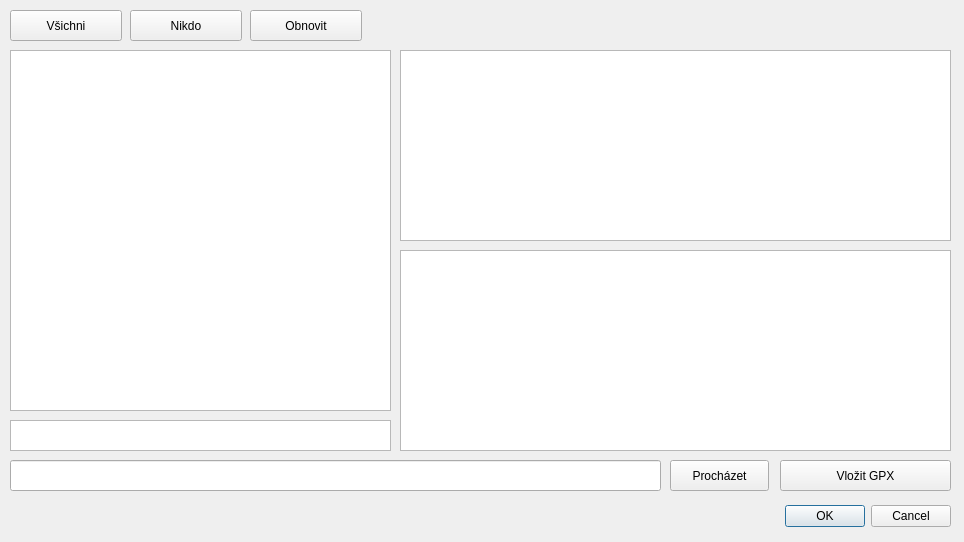
<?xml version="1.0" encoding="UTF-8"?>
<ui version="4.0">
 <class>MessageDialog</class>
 <widget class="QDialog" name="MessageDialog">
  <property name="geometry">
   <rect>
    <x>0</x>
    <y>0</y>
    <width>964</width>
    <height>542</height>
   </rect>
  </property>
  <property name="windowTitle">
   <string>Zprávy</string>
  </property>
  <widget class="QDialogButtonBox" name="buttonBox">
   <property name="geometry">
    <rect>
     <x>610</x>
     <y>500</y>
     <width>341</width>
     <height>32</height>
    </rect>
   </property>
   <property name="orientation">
    <enum>Qt::Horizontal</enum>
   </property>
   <property name="standardButtons">
    <set>QDialogButtonBox::Cancel|QDialogButtonBox::Ok</set>
   </property>
  </widget>
  <widget class="QPlainTextEdit" name="plainTextEditMessage">
   <property name="geometry">
    <rect>
     <x>10</x>
     <y>420</y>
     <width>381</width>
     <height>31</height>
    </rect>
   </property>
  </widget>
  <widget class="QPushButton" name="browseButton">
   <property name="geometry">
    <rect>
     <x>670</x>
     <y>460</y>
     <width>99</width>
     <height>31</height>
    </rect>
   </property>
   <property name="text">
    <string>Procházet</string>
   </property>
  </widget>
  <widget class="QLineEdit" name="lineEditPath">
   <property name="geometry">
    <rect>
     <x>10</x>
     <y>460</y>
     <width>651</width>
     <height>31</height>
    </rect>
   </property>
  </widget>
  <widget class="QListWidget" name="listWidgetHistory">
   <property name="geometry">
    <rect>
     <x>400</x>
     <y>250</y>
     <width>551</width>
     <height>201</height>
    </rect>
   </property>
  </widget>
  <widget class="QListView" name="listViewSearchers">
   <property name="geometry">
    <rect>
     <x>10</x>
     <y>50</y>
     <width>381</width>
     <height>361</height>
    </rect>
   </property>
  </widget>
  <widget class="QPushButton" name="btnCheckAll">
   <property name="geometry">
    <rect>
     <x>10</x>
     <y>10</y>
     <width>112</width>
     <height>31</height>
    </rect>
   </property>
   <property name="text">
    <string>Všichni</string>
   </property>
  </widget>
  <widget class="QPushButton" name="btnCheckNone">
   <property name="geometry">
    <rect>
     <x>130</x>
     <y>10</y>
     <width>112</width>
     <height>31</height>
    </rect>
   </property>
   <property name="text">
    <string>Nikdo</string>
   </property>
  </widget>
  <widget class="QPushButton" name="btnRefresh">
   <property name="geometry">
    <rect>
     <x>250</x>
     <y>10</y>
     <width>112</width>
     <height>31</height>
    </rect>
   </property>
   <property name="text">
    <string>Obnovit</string>
   </property>
  </widget>
  <widget class="QPushButton" name="pushButtonGpx">
   <property name="geometry">
    <rect>
     <x>780</x>
     <y>460</y>
     <width>171</width>
     <height>31</height>
    </rect>
   </property>
   <property name="text">
    <string>Vložit GPX</string>
   </property>
  </widget>
  <widget class="QListWidget" name="listWidgetMessages">
   <property name="geometry">
    <rect>
     <x>400</x>
     <y>50</y>
     <width>551</width>
     <height>191</height>
    </rect>
   </property>
  </widget>
 </widget>
 <resources/>
 <connections>
  <connection>
   <sender>buttonBox</sender>
   <signal>accepted()</signal>
   <receiver>MessageDialog</receiver>
   <slot>accept()</slot>
   <hints>
    <hint type="sourcelabel">
     <x>248</x>
     <y>254</y>
    </hint>
    <hint type="destinationlabel">
     <x>157</x>
     <y>274</y>
    </hint>
   </hints>
  </connection>
  <connection>
   <sender>buttonBox</sender>
   <signal>rejected()</signal>
   <receiver>MessageDialog</receiver>
   <slot>reject()</slot>
   <hints>
    <hint type="sourcelabel">
     <x>316</x>
     <y>260</y>
    </hint>
    <hint type="destinationlabel">
     <x>286</x>
     <y>274</y>
    </hint>
   </hints>
  </connection>
 </connections>
</ui>
